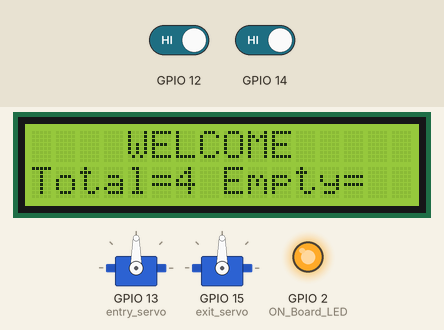
Simulated run of this sketch. Board: ESP8266 (NodeMCU). Shown: 16×2 character LCD, 2 × servo, output pins drawn as LEDs (lit = HIGH). Inputs (shaded band) come from the test bench; at power-on: GPIO 12 HIGH, GPIO 14 HIGH. WiFi joins after 1.5 s; servers stay silent unless stated; the Firebase database answers and starts empty; what the sketch prints to the serial monitor is not drawn.

Above: at 2.6 s.
Timing chart, 0 to 4.1 s (numbered marks = the images above):
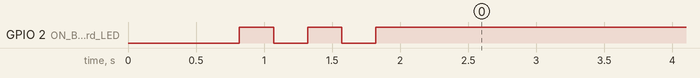

The sketch:

ProParking.ino
```cpp
#include <Servo.h> // including servo library.
#include <LiquidCrystal_I2C.h>  // includeing I2C lcd library.
#include <ESP8266WiFi.h>        // including NODEMCU library.
#include <FirebaseArduino.h>
#include <ArduinoJson.h>
#include <ESP8266HTTPClient.h>

#define FIREBASE_HOST "< >" //--> URL address of your Firebase Realtime Database.
#define FIREBASE_AUTH "< >" //--> Your firebase database secret code.

#define ON_Board_LED 2  //--> Defining an On Board LED, used for indicators when the process of connecting to a wifi router.

#define lcd_addr 0x27    // I2C address of typical I2C LCD Backpack.

// LCD Pins to I2C LCD Backpack - These are default for HD44780 LCD's.
#define Rs_pin 0
#define Rw_pin 1
#define En_pin 2
#define BACKLIGHT_PIN 3
#define D4_pin 4
#define D5_pin 5
#define D6_pin 6
#define D7_pin 7

LiquidCrystal_I2C i2c_lcd(lcd_addr,En_pin,Rw_pin,Rs_pin,D4_pin,D5_pin,D6_pin,D7_pin);

const char* ssid = "< >"; //--> Your wifi name or SSID.
const char* password = "< >"; //--> Your wifi password.
Servo entry_servo; // Giving name to entry_servo.
Servo exit_servo; // Giving name to exit_servo.

int entry_ir;
int exit_ir;
long randNumber;

void setup() {


  i2c_lcd.begin (16,2); //  our LCD is a 16x2, change for your LCD if needed.
  // LCD Backlight ON
  i2c_lcd.setBacklightPin(BACKLIGHT_PIN,POSITIVE);
  i2c_lcd.setBacklight(HIGH);
  i2c_lcd.clear(); // Clear the LCD screen.

  pinMode(14,INPUT);  //Attaching entry_IR to D5.
  pinMode(12,INPUT);  //Attaching exit_IR to D6.
  entry_servo.attach(13); // Attaching Servo to D7.
  exit_servo.attach(15); // Attaching Servo to D8.
  Serial.begin(9600);
  delay(500);

  WiFi.begin(ssid, password);
  Serial.println("");

  pinMode(ON_Board_LED,OUTPUT); //--> On Board LED port Direction output.
  digitalWrite(ON_Board_LED, HIGH); //--> Turn off Led On Board.

  Serial.print("Connecting");
  while (WiFi.status() != WL_CONNECTED) {
    Serial.print(".");
    digitalWrite(ON_Board_LED, LOW);
    delay(250);
    digitalWrite(ON_Board_LED, HIGH);
    delay(250);
  }
  digitalWrite(ON_Board_LED, HIGH);
  Serial.println("");
  Serial.print("Successfully connected to : ");
  Serial.println(ssid);
  Serial.print("IP address: ");
  Serial.println(WiFi.localIP());
  Serial.println();

  Firebase.begin(FIREBASE_HOST, FIREBASE_AUTH);
}

void loop() {


  entry_ir = digitalRead(14);
  exit_ir = digitalRead(12);
  randNumber = 0;
  String dataSend = String(randNumber);
  String getentry= Firebase.getString("project123/entrygate");
  String getexit= Firebase.getString("project123/exitgate");
  String RAILWAYSTATION= Firebase.getString("project123/RAILWAY STATION");

  i2c_lcd.setCursor(4,0);
  i2c_lcd.print("WELCOME");
  i2c_lcd.setCursor(0,1);
  i2c_lcd.print("Total=4");
  i2c_lcd.setCursor(8,1);
  i2c_lcd.print("Empty=");
  i2c_lcd.setCursor(15,1);
  i2c_lcd.print(RAILWAYSTATION);

  if (Firebase.failed()) {
      Serial.print("Getting /Value failed :");
      Serial.println(Firebase.error());
      delay(500);
      return;
  }

 if (getentry == "1" && entry_ir==0){                        // "getentry" will be equal to 1 when the user enter the correct otp for entry gate in the Proparking app. "entry_ir" will be equal to 1 when vehicle is deteted by ir at entry gate.
  entry_servo.write(0);Serial.println("entry_gate open");
  delay(3000);
  entry_servo.write(90);Serial.println("entry_gate close");   // after 3 seconds the gate is closed.

  Firebase.setString("project123/entrygate",dataSend);

   if (Firebase.failed()) {
      Serial.print("Setting /Value failed :");
      Serial.println(Firebase.error());
      delay(500);
      return;
  }
 }

  if (getexit == "1" && exit_ir==0){                         // "getexit" will be equal to 1 when the user enter the correct otp for exit gate in the Proparking app. "exit_ir" will be equal to 1 when vehicle is deteted by ir at exit gate
  exit_servo.write(0);Serial.println("exit_gate open");
  delay(3000);
  exit_servo.write(90);Serial.println("exit_gate close");     // after 3 seconds the gate is closed.

  Firebase.setString("project123/exitgate",dataSend);

   if (Firebase.failed()) {
      Serial.print("Setting /Value failed :");
      Serial.println(Firebase.error());
      delay(500);
      return;
  }
 }
}
```
